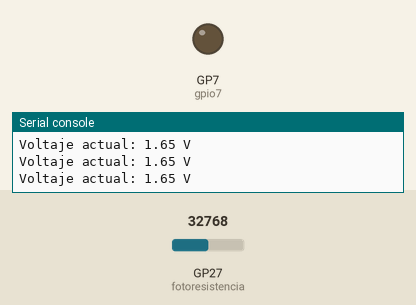
This program was run on a simulated Raspberry Pi Pico running MicroPython. On the bench: output pins drawn as LEDs (lit = HIGH), the last lines printed to the serial console. The test bench sets the inputs (shaded band); at power-on: GP27 (fotoresistencia) = 32768 (analog values on the 0–65535 scale).

Above: at 1.2 s.
1.3 s: GP27 (fotoresistencia) set to 30640
2.8 s: GP27 (fotoresistencia) set to 29344
At 4.2 s:
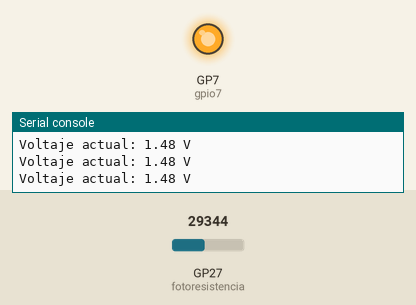
4.5 s: GP27 (fotoresistencia) set to 32767
At 5.6 s:
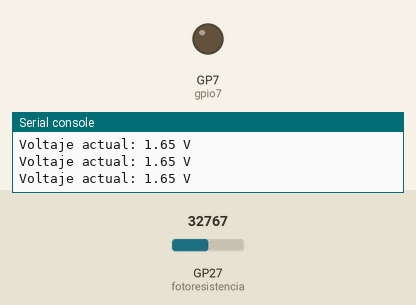
6.0 s: GP27 (fotoresistencia) set to 19660
At 6.8 s:
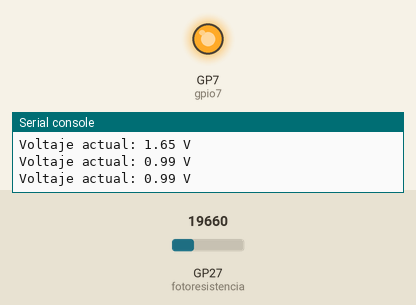
Timing chart, 0 to 8.5 s (numbered marks = the images above; inputs shaded):
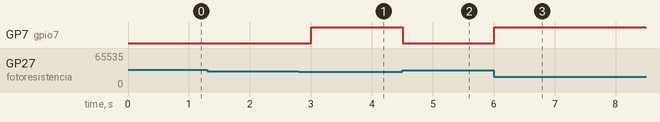

Measured:
- the behaviour switches between 29792 and 29776 on GP27 (fotoresistencia) (found by bisection; images 0 and 1)
- after the input at 2.8 s, GP7 (gpio7): LOW → HIGH after 0.20 s
- after the input at 4.5 s, GP7 (gpio7): HIGH → LOW at once
- after the input at 6.0 s, GP7 (gpio7): LOW → HIGH at once

The program:

act3.py
```python
from machine import ADC, Pin
import time

fotoresistencia = ADC(27)
gpio7 = Pin(7, Pin.OUT)

VREF = 1.5

print("Iniciando sistema de control de iluminación...")
print("Leyendo voltaje del sistema...")

while True:
    lectura_u16 = fotoresistencia.read_u16()
    voltaje = lectura_u16 * (3.3 / 65535)

    print("Voltaje actual: {:.2f} V".format(voltaje))


    if voltaje < VREF:
        gpio7.value(1)
    else:
        gpio7.value(0)

    time.sleep(0.5)  
```
